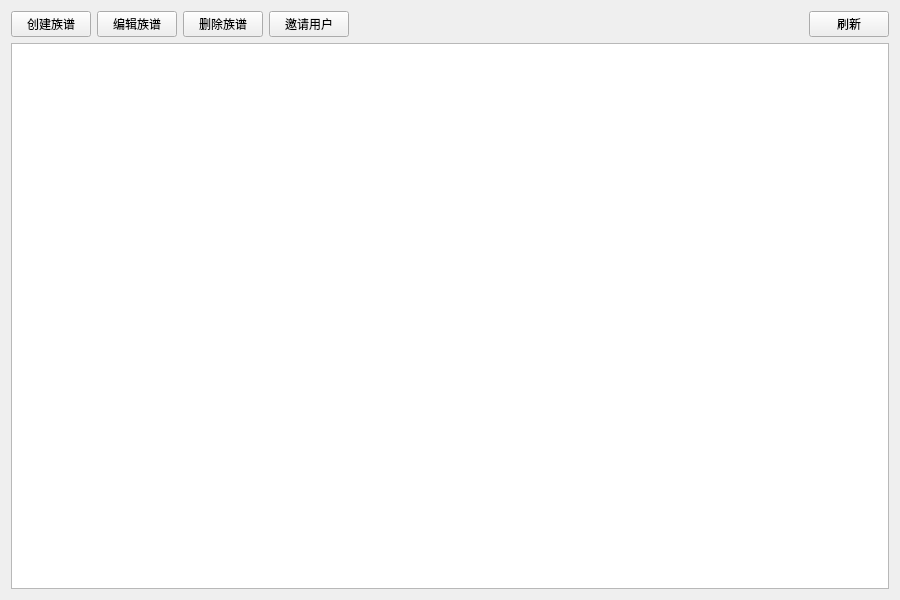
<?xml version="1.0" encoding="UTF-8"?>
<ui version="4.0">
 <class>GenealogyManager</class>
 <widget class="QWidget" name="GenealogyManager">
  <property name="geometry">
   <rect>
    <x>0</x>
    <y>0</y>
    <width>900</width>
    <height>600</height>
   </rect>
  </property>
  <property name="windowTitle">
   <string>族谱管理</string>
  </property>
  <layout class="QVBoxLayout" name="verticalLayout">
   <item>
    <layout class="QHBoxLayout" name="horizontalLayout">
     <item>
      <widget class="QPushButton" name="createPushButton">
       <property name="text">
        <string>创建族谱</string>
       </property>
       <property name="icon">
        <iconset resource="../resources.qrc">
         <normaloff>:/icons/add.png</normaloff>
        </iconset>
       </property>
      </widget>
     </item>
     <item>
      <widget class="QPushButton" name="editPushButton">
       <property name="text">
        <string>编辑族谱</string>
       </property>
      </widget>
     </item>
     <item>
      <widget class="QPushButton" name="deletePushButton">
       <property name="text">
        <string>删除族谱</string>
       </property>
      </widget>
     </item>
     <item>
      <widget class="QPushButton" name="invitePushButton">
       <property name="text">
        <string>邀请用户</string>
       </property>
      </widget>
     </item>
     <item>
      <spacer name="horizontalSpacer">
       <property name="orientation">
        <enum>Qt::Horizontal</enum>
       </property>
       <property name="sizeHint" stdset="0">
        <size>
         <width>40</width>
         <height>20</height>
        </size>
       </property>
      </spacer>
     </item>
     <item>
      <widget class="QPushButton" name="refreshPushButton">
       <property name="text">
        <string>刷新</string>
       </property>
      </widget>
     </item>
    </layout>
   </item>
   <item>
    <widget class="QTableView" name="genealogyTableView">
     <property name="selectionBehavior">
      <enum>QAbstractItemView::SelectRows</enum>
     </property>
     <property name="selectionMode">
      <enum>QAbstractItemView::SingleSelection</enum>
     </property>
     <property name="editTriggers">
      <set>QAbstractItemView::NoEditTriggers</set>
     </property>
    </widget>
   </item>
  </layout>
 </widget>
 <resources/>
 <connections/>
</ui>
